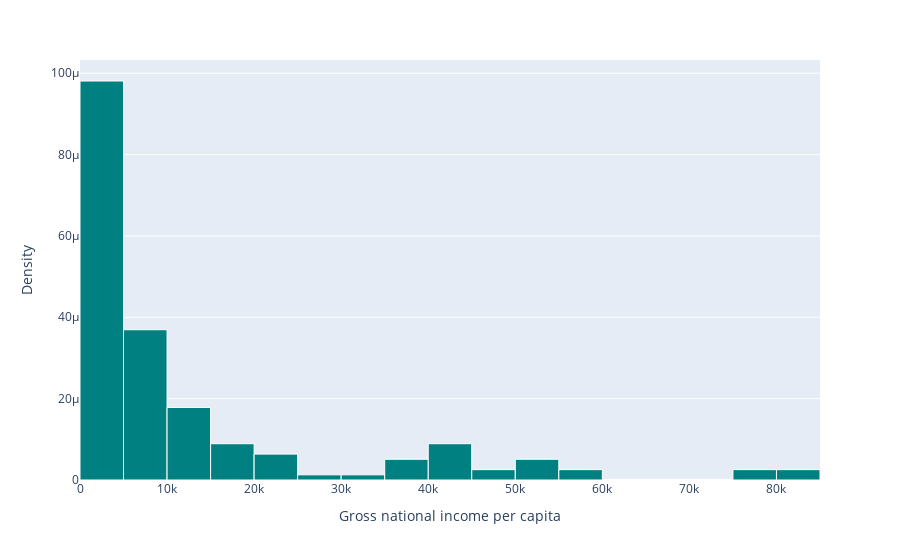

Notebook code cell kept with this figure:
### Markdown cell above
Each bin of a histogram is scaled such that its area is equal to the percentage of all datapoints that it contains.

### Code cell
# Draw histogram of Gross national income
# The `edgecolor` argument controls the color of the bin edges
# log_capita=np.log10(df['Gross national income per capita, Atlas method: $: 2016'])
fig=px.histogram(df['Gross national income per capita, Atlas method: $: 2016'],
                 histnorm='probability density',
                 nbins=23,
                 )
# Add labels
fig.update_layout(
    xaxis_title="Gross national income per capita",
    yaxis_title="Density",
    showlegend=False
)
fig.update_traces(
    marker_color='teal',
    marker_line_color='white',
    marker_line_width=1
    )
fig.show()

### Figure 1 — Plotly figure (JSON) as saved in the notebook; plotly's stock layout.template omitted (floating-point values rounded to 4 significant figures; data arrays with more than 128 entries replaced by an {"elided": "..."} marker saying what was removed)
{"data": [{"alignmentgroup": "True", "bingroup": "x", "histnorm": "probability density", "hovertemplate": "variable=Gross national income per capita, Atlas method: $: 2016<br>value=%{x}<br>probability density=%{y}<extra></extra>", "legendgroup": "Gross national income per capita, Atlas method: $: 2016", "marker": {"color": "teal", "line": {"color": "white", "width": 1}, "pattern": {"shape": ""}}, "name": "Gross national income per capita, Atlas method: $: 2016", "nbinsx": 23, "offsetgroup": "Gross national income per capita, Atlas method: $: 2016", "orientation": "v", "showlegend": true, "type": "histogram", "x": {"elided": "166 int values"}, "xaxis": "x", "yaxis": "y"}], "layout": {"barmode": "relative", "legend": {"title": {"text": "variable"}, "tracegroupgap": 0}, "margin": {"t": 60}, "showlegend": false, "xaxis": {"anchor": "y", "domain": [0, 1], "title": {"text": "Gross national income per capita"}}, "yaxis": {"anchor": "x", "domain": [0, 1], "title": {"text": "Density"}}}}
